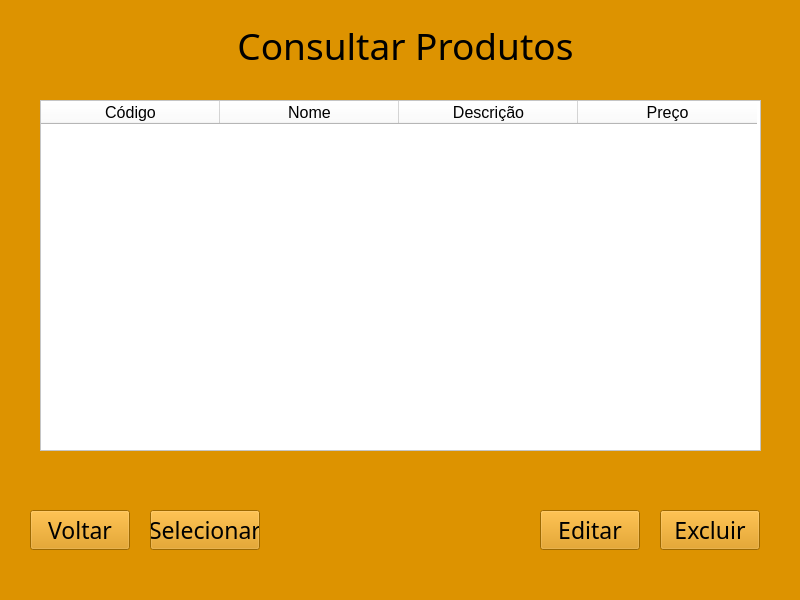
<?xml version="1.0" encoding="UTF-8"?>
<ui version="4.0">
 <class>MainWindow</class>
 <widget class="QMainWindow" name="MainWindow">
  <property name="geometry">
   <rect>
    <x>0</x>
    <y>0</y>
    <width>800</width>
    <height>600</height>
   </rect>
  </property>
  <property name="minimumSize">
   <size>
    <width>800</width>
    <height>600</height>
   </size>
  </property>
  <property name="windowTitle">
   <string>MainWindow</string>
  </property>
  <property name="styleSheet">
   <string notr="true">background-color: rgb(221, 147, 0);</string>
  </property>
  <widget class="QWidget" name="centralwidget">
   <widget class="QLabel" name="label">
    <property name="geometry">
     <rect>
      <x>210</x>
      <y>0</y>
      <width>391</width>
      <height>91</height>
     </rect>
    </property>
    <property name="font">
     <font>
      <family>Algerian</family>
      <pointsize>28</pointsize>
     </font>
    </property>
    <property name="text">
     <string>Consultar Produtos</string>
    </property>
    <property name="alignment">
     <set>Qt::AlignCenter</set>
    </property>
   </widget>
   <widget class="QPushButton" name="botaoEditar">
    <property name="geometry">
     <rect>
      <x>540</x>
      <y>510</y>
      <width>100</width>
      <height>40</height>
     </rect>
    </property>
    <property name="font">
     <font>
      <family>Bodoni MT</family>
      <pointsize>17</pointsize>
     </font>
    </property>
    <property name="styleSheet">
     <string notr="true">background-color: rgb(227, 131, 0);
color: rgb(53, 41,5);
pushButton{
border-styler: inset;
border-width: medium;	
#border-color: rgb(53, 41, 5);
box-shadow: black 60px -16px;
border-radius: 50px;
}</string>
    </property>
    <property name="text">
     <string>Editar</string>
    </property>
   </widget>
   <widget class="QPushButton" name="botaoExcluir">
    <property name="geometry">
     <rect>
      <x>660</x>
      <y>510</y>
      <width>100</width>
      <height>40</height>
     </rect>
    </property>
    <property name="font">
     <font>
      <family>Bodoni MT</family>
      <pointsize>17</pointsize>
     </font>
    </property>
    <property name="styleSheet">
     <string notr="true">background-color: rgb(227, 131, 0);
color: rgb(53, 41,5);
pushButton{
border-styler: inset;
border-width: medium;	
#border-color: rgb(53, 41, 5);
box-shadow: black 60px -16px;
border-radius: 50px;
}</string>
    </property>
    <property name="text">
     <string>Excluir</string>
    </property>
   </widget>
   <widget class="QTableWidget" name="tableWidget">
    <property name="geometry">
     <rect>
      <x>40</x>
      <y>100</y>
      <width>721</width>
      <height>351</height>
     </rect>
    </property>
    <property name="font">
     <font>
      <pointsize>12</pointsize>
     </font>
    </property>
    <property name="layoutDirection">
     <enum>Qt::LeftToRight</enum>
    </property>
    <property name="autoFillBackground">
     <bool>false</bool>
    </property>
    <property name="styleSheet">
     <string notr="true">background-color: rgb(255, 255, 255);</string>
    </property>
    <property name="verticalScrollBarPolicy">
     <enum>Qt::ScrollBarAsNeeded</enum>
    </property>
    <attribute name="horizontalHeaderDefaultSectionSize">
     <number>179</number>
    </attribute>
    <attribute name="horizontalHeaderMinimumSectionSize">
     <number>39</number>
    </attribute>
    <column>
     <property name="text">
      <string>Código</string>
     </property>
     <property name="font">
      <font>
       <pointsize>12</pointsize>
      </font>
     </property>
    </column>
    <column>
     <property name="text">
      <string>Nome</string>
     </property>
     <property name="font">
      <font>
       <pointsize>12</pointsize>
      </font>
     </property>
    </column>
    <column>
     <property name="text">
      <string>Descrição</string>
     </property>
     <property name="font">
      <font>
       <pointsize>12</pointsize>
      </font>
     </property>
    </column>
    <column>
     <property name="text">
      <string>Preço</string>
     </property>
     <property name="font">
      <font>
       <pointsize>12</pointsize>
      </font>
     </property>
    </column>
   </widget>
   <widget class="QPushButton" name="botaoVoltar">
    <property name="geometry">
     <rect>
      <x>30</x>
      <y>510</y>
      <width>100</width>
      <height>40</height>
     </rect>
    </property>
    <property name="font">
     <font>
      <family>Bodoni MT</family>
      <pointsize>17</pointsize>
     </font>
    </property>
    <property name="styleSheet">
     <string notr="true">background-color: rgb(227, 131, 0);
color: rgb(53, 41,5);
pushButton{
border-styler: inset;
border-width: medium;	
#border-color: rgb(53, 41, 5);
box-shadow: black 60px -16px;
border-radius: 50px;
}</string>
    </property>
    <property name="text">
     <string>Voltar</string>
    </property>
   </widget>
   <widget class="QLabel" name="label_2">
    <property name="geometry">
     <rect>
      <x>680</x>
      <y>10</y>
      <width>80</width>
      <height>70</height>
     </rect>
    </property>
    <property name="text">
     <string/>
    </property>
    <property name="pixmap">
     <pixmap>burguer2.png</pixmap>
    </property>
    <property name="scaledContents">
     <bool>true</bool>
    </property>
   </widget>
   <widget class="QLabel" name="label_3">
    <property name="geometry">
     <rect>
      <x>40</x>
      <y>10</y>
      <width>80</width>
      <height>70</height>
     </rect>
    </property>
    <property name="text">
     <string/>
    </property>
    <property name="pixmap">
     <pixmap>burguer2.png</pixmap>
    </property>
    <property name="scaledContents">
     <bool>true</bool>
    </property>
   </widget>
   <widget class="QPushButton" name="botaoSelecionar">
    <property name="geometry">
     <rect>
      <x>150</x>
      <y>510</y>
      <width>110</width>
      <height>40</height>
     </rect>
    </property>
    <property name="font">
     <font>
      <family>Bodoni MT</family>
      <pointsize>17</pointsize>
     </font>
    </property>
    <property name="styleSheet">
     <string notr="true">background-color: rgb(227, 131, 0);
color: rgb(53, 41,5);
pushButton{
border-styler: inset;
border-width: medium;	
#border-color: rgb(53, 41, 5);
box-shadow: black 60px -16px;
border-radius: 50px;
}</string>
    </property>
    <property name="text">
     <string>Selecionar</string>
    </property>
   </widget>
  </widget>
  <widget class="QMenuBar" name="menubar">
   <property name="geometry">
    <rect>
     <x>0</x>
     <y>0</y>
     <width>800</width>
     <height>21</height>
    </rect>
   </property>
  </widget>
  <widget class="QStatusBar" name="statusbar"/>
 </widget>
 <tabstops>
  <tabstop>tableWidget</tabstop>
  <tabstop>botaoVoltar</tabstop>
  <tabstop>botaoEditar</tabstop>
  <tabstop>botaoExcluir</tabstop>
 </tabstops>
 <resources/>
 <connections/>
</ui>
